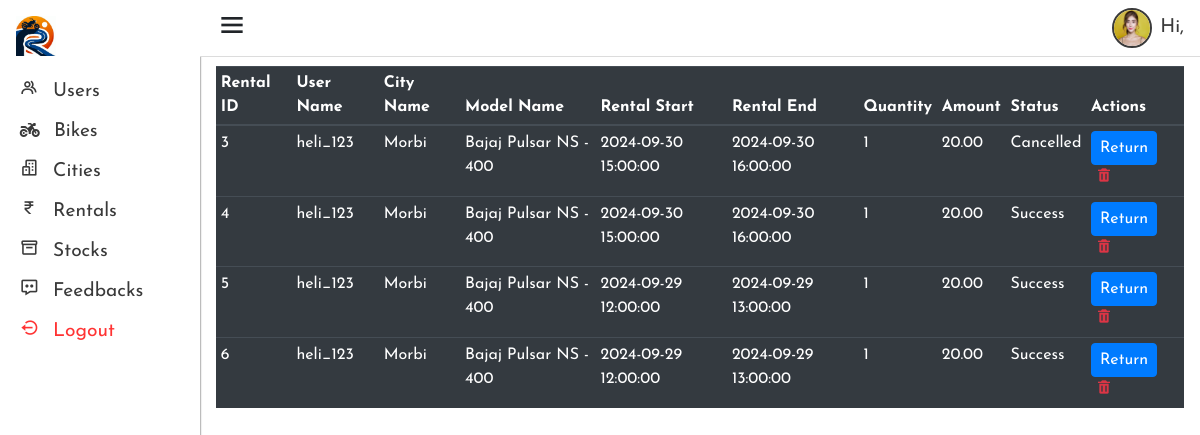
Screenshot of /admin/view_rentals.php with the database file from the repository.
### tables this page shows
CREATE TABLE `rentals` (
  `rental_id` int(11) NOT NULL,
  `user_id` int(11) NOT NULL,
  `city_id` int(11) NOT NULL,
  `model_id` int(11) NOT NULL,
  `rental_start_datetime` datetime NOT NULL,
  `rental_end_datetime` datetime NOT NULL,
  `quantity` int(11) NOT NULL,
  `amount` decimal(10,2) NOT NULL,
  `rental_status` varchar(20) NOT NULL DEFAULT 'Success'
);

CREATE TABLE `users` (
  `user_id` int(11) NOT NULL,
  `first_name` varchar(50) NOT NULL,
  `last_name` varchar(50) NOT NULL,
  `user_name` varchar(16) DEFAULT NULL,
  `gender` enum('M','F','O') DEFAULT NULL,
  `dob` date NOT NULL,
  `email_id` varchar(100) DEFAULT NULL,
  `phone_no` varchar(10) DEFAULT NULL,
  `password_hash` varchar(255) DEFAULT NULL,
  `created_at` timestamp NOT NULL DEFAULT current_timestamp(),
  `driving_lic_img` varchar(255) NOT NULL
);

CREATE TABLE `cities` (
  `city_id` int(11) NOT NULL,
  `city_name` varchar(50) NOT NULL,
  `pincode` varchar(6) NOT NULL,
  `pick_drop_loc` varchar(50) NOT NULL
);

CREATE TABLE `bike_models` (
  `model_id` int(11) NOT NULL,
  `model_name` varchar(50) NOT NULL,
  `bike_img` varchar(100) NOT NULL,
  `vehicle_type` enum('Scooter','Motorcycle') NOT NULL,
  `transmission_type` enum('Gear','Gearless') NOT NULL,
  `fuel_type` enum('Petrol','E-bike','Diesel') NOT NULL,
  `rental_rate` decimal(10,2) NOT NULL,
  `late_fee_rate` decimal(10,2) NOT NULL
);

### admin/view_rentals.php (the view, shortened to what this page needs)
<?php
include 'includes/header.inc.php';
include '../config.php';
?>
<div class="container-fluid px-3">
<?php
$query = "SELECT
            r.rental_id,
            u.user_name,
            c.city_name,
            bm.model_name,
            r.rental_start_datetime,
            r.rental_end_datetime,
            r.quantity,
            r.amount,
            r.rental_status
          FROM
            rentals r
          JOIN
            users u ON r.user_id = u.user_id
          JOIN
            cities c ON r.city_id = c.city_id
          JOIN
            bike_models bm ON r.model_id = bm.model_id";
$result = $connection->query($query);
if ($result->num_rows > 0) {
    echo '<table class="table table-sm table-dark">';
    echo '<thead>
            <tr>
              <th scope="col">Rental ID</th>
              <th scope="col">User Name</th>
              <th scope="col">City Name</th>
              <th scope="col">Model Name</th>
              <th scope="col">Rental Start</th>
              <th scope="col">Rental End</th>
              <th scope="col">Quantity</th>
              <th scope="col">Amount</th>
              <th scope="col">Status</th>
              <th scope="col">Actions</th>
            </tr>
          </thead>';
    echo '<tbody>';
    while($row = $result->fetch_assoc()) {
        echo '<tr>';
        echo '<td>' . $row['rental_id'] . '</td>';
        echo '<td>' . $row['user_name'] . '</td>';
        echo '<td>' . $row['city_name'] . '</td>';
        echo '<td>' . $row['model_name'] . '</td>';
        echo '<td>' . $row['rental_start_datetime'] . '</td>';
        echo '<td>' . $row['rental_end_datetime'] . '</td>';
        echo '<td>' . $row['quantity'] . '</td>';
        echo '<td>' . $row['amount'] . '</td>';
        echo '<td>' . $row['rental_status'] . '</td>';
        echo '
        <td>
            <form action="process_rental_actions.php" method="post">
                <input type="hidden" name="rental_id" value="'. $row['rental_id']. '">
                <button type="submit" name="return" class="btn btn-primary p-1 px-2">Return</button>
                <button type="submit" name="delete" class="btn text-danger p-0 px-1"><i class="bx bxs-trash" onclick="return confirm(\'Are you sure you want to delete this rental?\');"></i></button>
            </form>
        </td>
        ';
        echo '</tr>';
    }
    echo '</tbody>';
    echo '</table>';
} else {
    echo "No rentals found.";
}
?>
</div>
<?php
include 'includes/footer.inc.php';
?>

### admin/includes/header.inc.php (shortened to what this page needs)
<!DOCTYPE html>
<html lang="en">
<head>
    <link rel="stylesheet" href="https://cdn.jsdelivr.net/npm/bootstrap@4.3.1/dist/css/bootstrap.min.css">
    <link href='https://unpkg.com/boxicons@2.1.4/css/boxicons.min.css' rel='stylesheet'>
    <link rel="stylesheet" href="css/header.css">
    <link rel="stylesheet" href="css/popup_styles.css">
</head>
<body>
    <?php
    include 'sidebar.inc.php';
    include 'navbar.inc.php';
    ?>
    <main class="main-content">

### admin/includes/sidebar.inc.php (shortened to what this page needs)
<div class="sidebar">
    <aside>
        <div class="logo">
            <img src="../images/logos/RT-New.png" alt="Riding Tales" height="40" width="40">
        </div>
        <ul class="sidebar-links-list">
            <li>
                <a href="view_users.php" class="sidebar-link">
                    <i class='bx bx-group'></i>
                    <span class="sidebar-link-text"> Users </span>
                </a>
            </li>
            <li class="sidebar-bikes-dropdown-li">
                <a href="#" class="sidebar-link">
                    <i class="fa-solid fa-motorcycle" style="font-size: 1rem;"></i>
                    <span class="sidebar-link-text"> Bikes </span>
                </a>
            </li>
            <li>
                <a href="cities.php" class="sidebar-link">
                    <i class='bx bx-buildings'></i>
                    <span class="sidebar-link-text"> Cities </span>
                </a>
            </li>
            <li>
                <a href="view_rentals.php" class="sidebar-link">
                <i class='bx bx-rupee'></i>
                <span class="sidebar-link-text"> Rentals </span>
                </a>
            </li>
            <li>
                <a href="view_stocks.php" class="sidebar-link">
                <i class='bx bx-box'></i>
                    <span class="sidebar-link-text"> Stocks </span>
                </a>
            </li>
            <li>
                <a href="view_feedbacks.php" class="sidebar-link">
                <i class='bx bx-message-dots' ></i>
                    <span class="sidebar-link-text"> Feedbacks </span>
                </a>
            </li>
            <li>
                <a href="includes/logout.inc.php" class="sidebar-link logout-link">
                    <i class='bx bx-log-out-circle '></i>
                    <span class="sidebar-link-text">Logout</span>
                </a>
            </li>
        </ul>
    </aside>
</div>

### admin/includes/navbar.inc.php (shortened to what this page needs)
<nav class="navbar">
        <div class="sidebar-toggle">
            <i class='bx bx-menu' id="toggle-icon"></i>
        </div>
        <div class="profile-section">
            <img src="../images/profile-pics/profile-pic-4.jpg" alt="Admin image" width="40" height="40">
            <div class="profile-info">
                <span>Hi,</span>
            </div>
        </div>
    </nav>

### admin/includes/footer.inc.php (shortened to what this page needs)
</main>
</body>
</html>

### admin/css/header.css (style rules this page uses)
* { margin: 0; padding: 0; box-sizing: border-box; }
body { font-family: "Josefin Sans", sans-serif; }
:root { --clr-brand-blue : rgb(0, 116, 217); --clr-brand-black : rgb(58,58,58); font-size: 16px; }
.sidebar { position: fixed; box-shadow: 0 0 2px 0 rgb(49, 49, 49); height: 100%; width: 200px; padding: 1rem 1rem; z-index: 9999; transition: all 0.3s ease; opacity: 1; }
.sidebar .sidebar-links-list { list-style-type: none; margin-top: 1rem; }
.sidebar-links-list li { line-height: 40px; }
.sidebar-links-list li:last-child a { color: #ff3333; }
.sidebar-links-list a { text-decoration: none; color: var(--clr-brand-black); border-radius: 5px; font-size: 1.2rem; display: block; width: 100%; padding-left: .2em ; transition:all .3s ease-out; }
.sidebar-links-list a i { display: inline-block; margin-inline-end: .5rem; }
.navbar { position: fixed; top:0; left: 200px; width: calc(100% - 200px); padding: .5rem 1rem; display: flex; justify-content: space-between; align-items: center; border-bottom: 1px solid gainsboro; transition: all .5s ease; z-index: 9999; background-color: #fff; }
.navbar #toggle-icon { font-size: 2rem; }
.navbar .profile-section { display: flex; flex-direction: row; justify-content:space-between ; align-items: center; gap: .5rem; }
.navbar .profile-section .profile-info { font-size: 1.2rem; }
.navbar .profile-section img { border-radius: 50%; border: 2px solid var(--clr-brand-black); }
.navbar .profile-section .profile-info span:first-child { color: var(--clr-brand-black); }
.sidebar-links-list .sidebar-bikes-dropdown-li { position: relative; }
.main-content { position: relative; width: calc(100% - 200px); left: 200px; top: 4.1rem; transition: all 0.3s ease; height: 100%; }

### rows the page displays
rentals: rental_id "3", user.user_name "heli_123", city.city_name "Morbi", model.model_name "Bajaj Pulsar NS - 400", rental_start_datetime "2024-09-30 15:00:00", rental_end_datetime "2024-09-30 16:00:00", quantity "1", amount "20.00", rental_status "Cancelled"
rentals: rental_id "4", user.user_name "heli_123", city.city_name "Morbi", model.model_name "Bajaj Pulsar NS - 400", rental_start_datetime "2024-09-30 15:00:00", rental_end_datetime "2024-09-30 16:00:00", quantity "1", amount "20.00", rental_status "Success"
rentals: rental_id "5", user.user_name "heli_123", city.city_name "Morbi", model.model_name "Bajaj Pulsar NS - 400", rental_start_datetime "2024-09-29 12:00:00", rental_end_datetime "2024-09-29 13:00:00", quantity "1", amount "20.00", rental_status "Success"
rentals: rental_id "6", user.user_name "heli_123", city.city_name "Morbi", model.model_name "Bajaj Pulsar NS - 400", rental_start_datetime "2024-09-29 12:00:00", rental_end_datetime "2024-09-29 13:00:00", quantity "1", amount "20.00", rental_status "Success"
